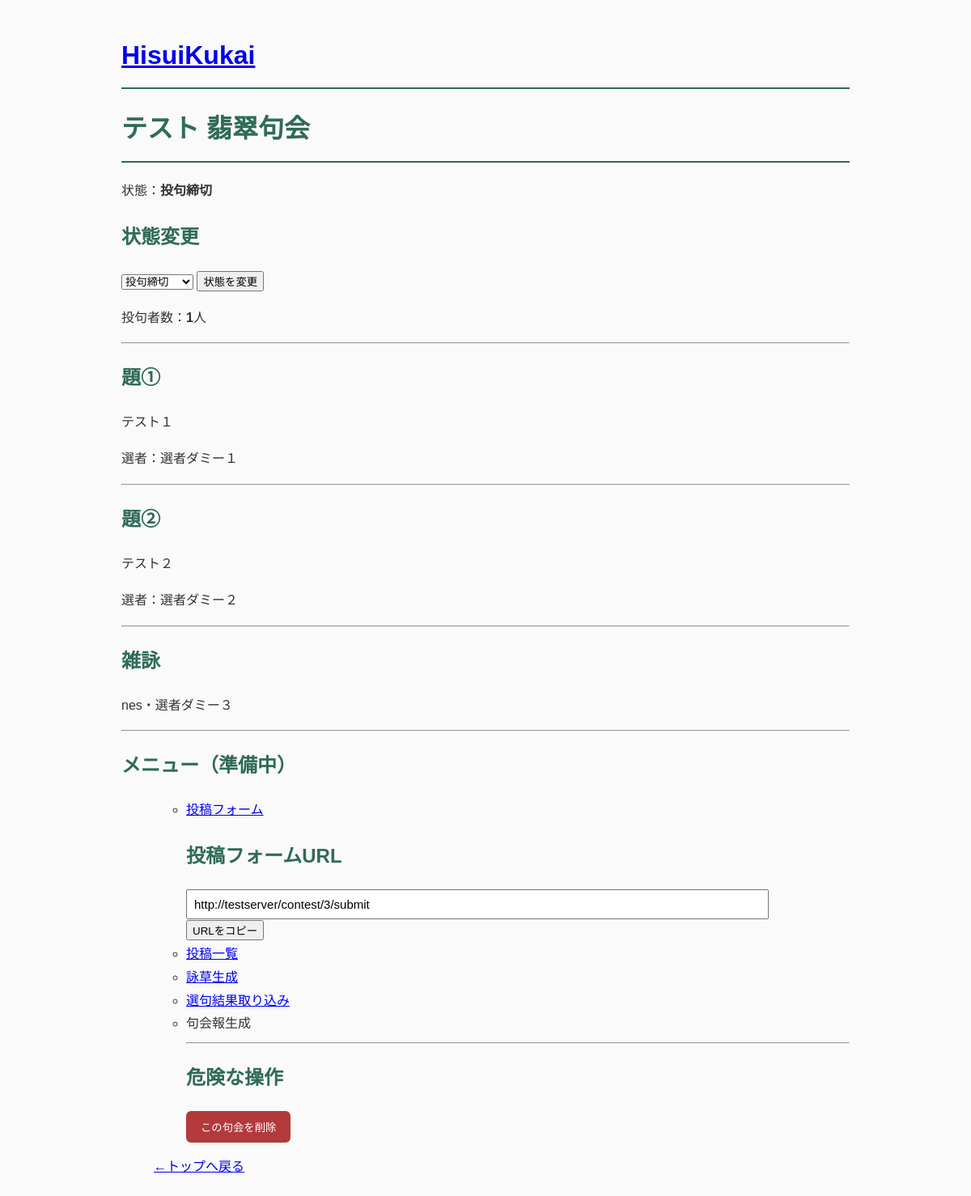
Page /contest/3 on the earlier database version.
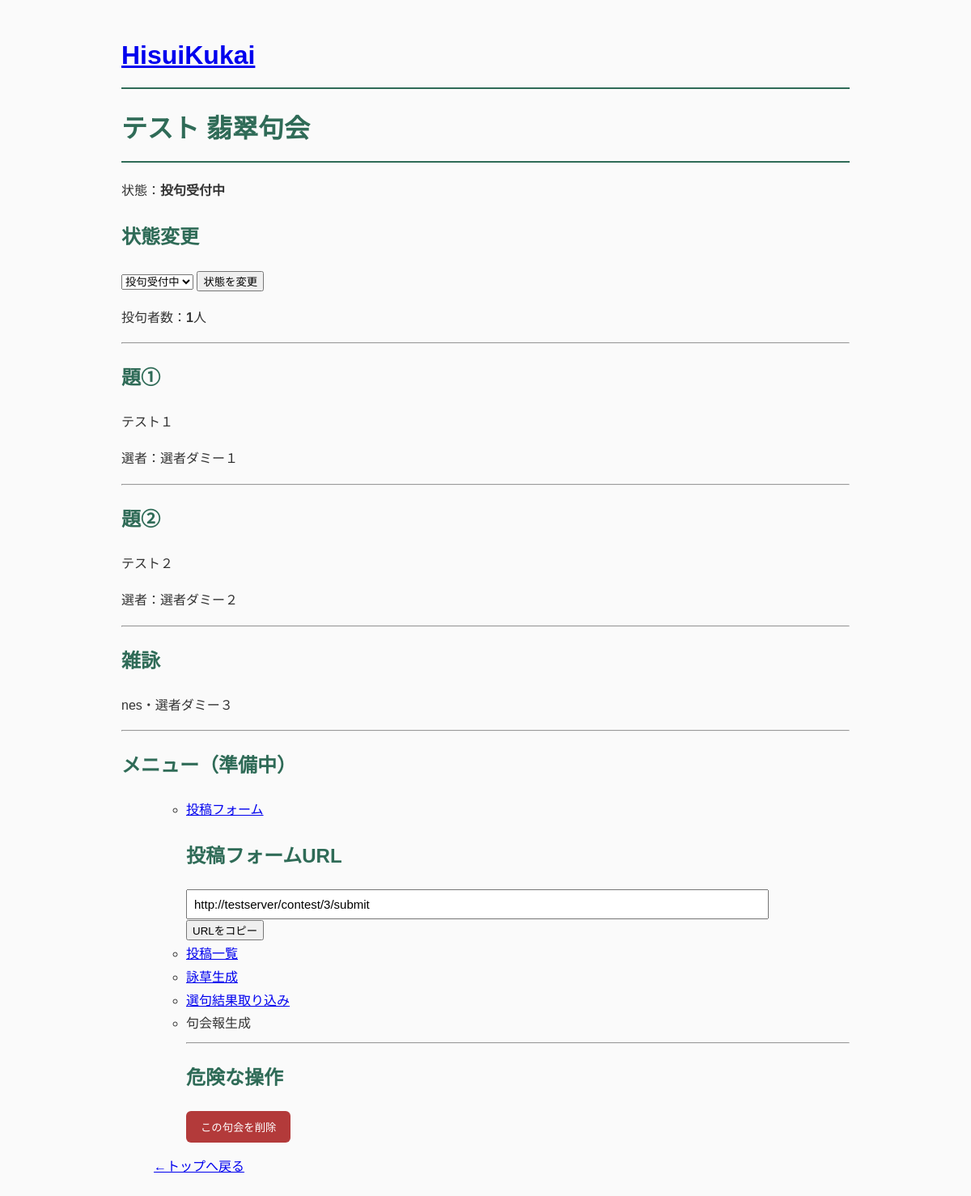
Same page on the later database version.
### tables this page shows
CREATE TABLE contests (
    id INTEGER PRIMARY KEY AUTOINCREMENT,

    contest_no TEXT NOT NULL,

    theme1 TEXT NOT NULL,
    judge1 TEXT NOT NULL,

    theme2 TEXT NOT NULL,
    judge2 TEXT NOT NULL,

    free_judge TEXT NOT NULL,

    status TEXT NOT NULL DEFAULT 'created',

    created_at TIMESTAMP DEFAULT CURRENT_TIMESTAMP
);

### app.py (the view)
@app.route("/contest/<int:contest_id>")
def contest(contest_id):
    contest = get_contest(contest_id)
    status_label = get_status_label(contest["status"])
    participant_count = count_participants(contest_id)
    return render_template(
        "contest.html",
        contest=contest,
        status_label=status_label,
        participant_count=participant_count,
    )

### database.py (called while the page is built)
def get_connection():
    conn = sqlite3.connect(DATABASE)
    conn.row_factory = sqlite3.Row
    return conn

### services/contest_service.py (called while the page is built)
def get_contest(contest_id):
    conn = get_connection()
    contest = conn.execute(
        """
        SELECT *
        FROM contests
        WHERE id = ?
        """,
        (contest_id,),
    ).fetchone()
    conn.close()
    return contest

def get_status_label(status):
    labels = {
        "created": "作成済み",
        "accepting": "投句受付中",
        "closed": "投句締切",
        "selection": "選句受付中",
        "finished": "終了",
    }
    return labels.get(status, status)

### services/submission_service.py (called while the page is built)
def count_participants(contest_id):
    conn = get_connection()
    count = conn.execute(
        """
        SELECT COUNT(*) AS count
        FROM participants
        WHERE contest_id = ?
        """,
        (contest_id,),
    ).fetchone()
    conn.close()
    return count["count"]

### templates/contest.html (shortened to what this page needs)
{% extends "base.html" %}
{% block content %}
<html>
<head>
</head>
<body>
<h1>{{ contest["contest_no"] }} 翡翠句会</h1>
<p>
状態：<strong>{{ status_label }}</strong>
</p>
<h2>状態変更</h2>
<form method="post" action="/contest/{{ contest['id'] }}/status">
<select name="status">
    <option value="accepting" {% if contest["status"] == "accepting" %}selected{% endif %}>
        投句受付中
    </option>
    <option value="closed" {% if contest["status"] == "closed" %}selected{% endif %}>
        投句締切
    </option>
</select>
    <button type="submit">
        状態を変更
    </button>
</form>
<p>
投句者数：<strong>{{ participant_count }}</strong>人
</p>
<hr>
<h2>題①</h2>
<p>{{ contest["theme1"] }}</p>
<p>選者：{{ contest["judge1"] }}</p>
<hr>
<h2>題②</h2>
<p>{{ contest["theme2"] }}</p>
<p>選者：{{ contest["judge2"] }}</p>
<hr>
<h2>雑詠</h2>
<p>nes・{{ contest["free_judge"] }}</p>
<hr>
<h2>メニュー（準備中）</h2>
<ul>
<ul>
<li>
<a href="/contest/{{ contest['id'] }}/submit">
投稿フォーム
</a>
</li>
<h2>投稿フォームURL</h2>
<input
    type="text"
    id="submit-url"
    value="{{ request.url_root }}contest/{{ contest['id'] }}/submit"
    readonly
>
<button type="button" onclick="copyText('submit-url')">
    URLをコピー
</button>
<li>
<a href="/contest/{{ contest['id'] }}/submissions">
投稿一覧
</a>
</li>
<li>
<a href="/contest/{{ contest['id'] }}/eiso">
詠草生成
</a>
</li>
<li>
<a href="/contest/{{ contest['id'] }}/selection">
選句結果取り込み
</a>
</li>
<li>句会報生成</li>
<hr>
<h2>危険な操作</h2>
<form method="post"
      action="/contest/{{ contest['id'] }}/delete"
      onsubmit="return confirm('この句会を削除します。投稿・選句データも削除されます。本当によろしいですか？');">
    <button type="submit" class="danger-button">
        この句会を削除
    </button>
</form>
</ul>
<p>
<a href="/">←トップへ戻る</a>
</p>
</body>
</html>
{% endblock %}

### templates/base.html (shortened to what this page needs)
<!DOCTYPE html>
<html lang="ja">
<header>
<h1>
<a href="/">
HisuiKukai
</a>
</h1>
</header>
<head>
    <link rel="stylesheet"
          href="{{ url_for('static', filename='style.css') }}">
</head>
<body>
{% block content %}
{% endblock %}
</body>
</html>

### static/style.css (style rules this page uses)
body { max-width: 900px; margin: 40px auto; padding: 0 30px; font-family: "Noto Sans JP", sans-serif; line-height: 1.8; color: #333; background: #fafafa; }
h1 { color: #2f6b57; border-bottom: 2px solid #2f6b57; padding-bottom: 10px; }
h2 { color: #2f6b57; }
input[type="text"] { width:100%; font-size:16px; padding:8px; }
.danger-button { background: #b33a3a; color: white; border: none; padding: 10px 18px; border-radius: 6px; cursor: pointer; }
#submit-url { width: 100%; max-width: 700px; padding: 8px; font-size: 15px; }

Differences in the rows shown:
changed contests "テスト": status "投句締切" → "投句受付中"
Other differences:
{{ status_label }}: "投句締切" → "投句受付中"
